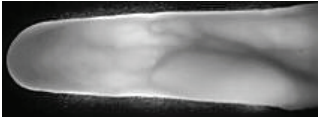
%> input picture experiments/illumination_correction/Capture.PNG, 318 x 117 px
$ octave adaptiveThresholding.m   (GNU Octave 9; MATLAB toolbox functions it lacks are replaced by stand-ins)
%> lines starting %> are read from the running program, lines starting %| are printed output that depends on the picture; in (x1, y1, x2, y2) boxes, pixels count from 0 and x2, y2 are one past the last pixel; in counts of white or black regions, pixels touching at a corner belong together; the program's own positions count from 1
image = adapthisteq ( rgb2gray ( imread ('Capture.PNG') ) );
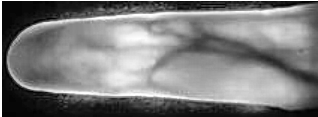
%> image: size 117x318 uint8; min 0, max 255, mean 124.7
%image = adapthisteq ( rgb2gray ( imread ('1.jpg') ) );
%image = adapthisteq (  imread ('06.jpg') );
%image = imread ('06.jpg');

smooth_filter = fspecial ('gaussian', [13 13], 2);
im = imfilter (image, smooth_filter, 'replicate');
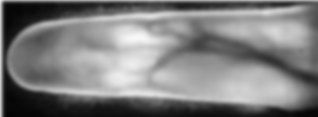
%> im: size 117x318 uint8; min 4, max 248, mean 125.5
%im = image;
%im = medfilt2 (im, [3 3]);

mean_filter = fspecial ('average', 25); % Chose 50 as the window size

imMean = imfilter (im, mean_filter, 'replicate');
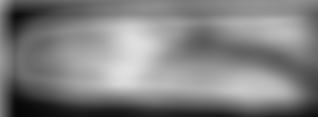
%> imMean: size 117x318 uint8; min 6, max 224, mean 128.3

figure
imagesc (im), colormap (gray);

figure
imagesc (imMean), colormap (gray);

imsub = imMean - im;
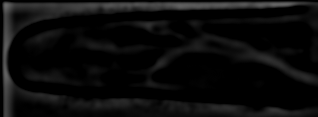
%> imsub: size 117x318 uint8; min 0, max 103, mean 11.7
figure
imagesc (imsub), colormap (gray);

thresh = graythresh (imsub) * 0.7;
%> thresh = 0.0741
%thresh = 0.003;
imfin = im2bw (imsub, thresh);
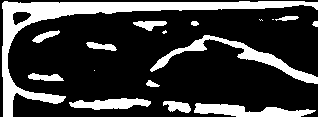
%> imfin: size 117x318 logical; 23.3% white; 17 white regions (4 under 20 px), largest, box (x1, y1, x2, y2) and area: (2, 1, 318, 117) 4522, (150, 35, 318, 84) 1382, (194, 103, 316, 117) 974
figure
imagesc (imfin), colormap (gray);

%im_edge = edge (im, 'canny');
%figure
%imagesc (im_edge), colormap (gray);
